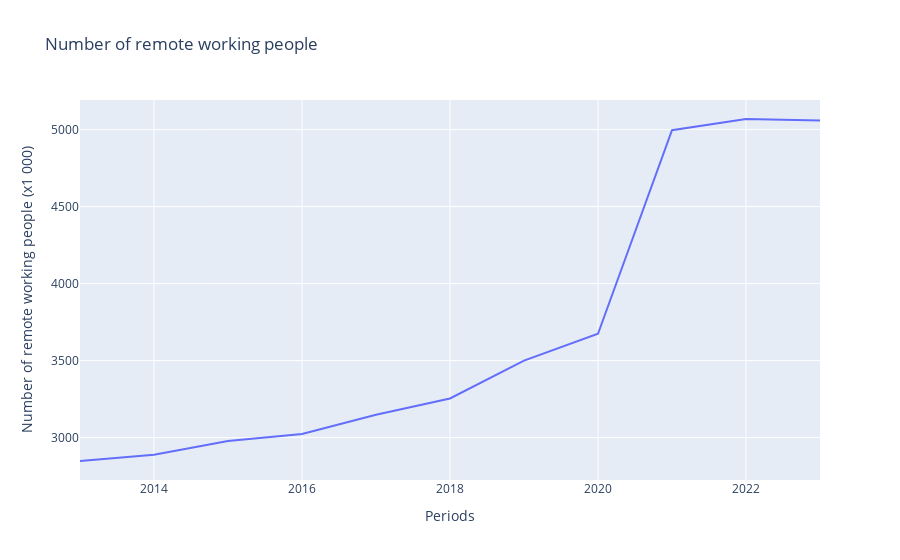

The code cell stored with this chart in its notebook:
### Code cell
import pandas as pd
import chardet
import plotly_express as px

dataset_path_wfh1 = 'Data/Werkzame_beroepsbevolking__thuiswerken_04102024_193141.csv'
dataset_path_wfh2 = 'Data/Werkzame_beroepsbevolking__thuiswerken_07102024_101921.csv'

df_wfh1 = pd.read_csv(dataset_path_wfh1,delimiter=";",encoding="UTF-8-SIG")
df_wfh2 = pd.read_csv(dataset_path_wfh2,delimiter=";",encoding="UTF-8-SIG")
df_mat = pd.read_csv('Data/Mobiliteitstrend__per_rit_en_motief_02102024_122208.csv',delimiter=";",encoding="UTF-8-SIG")

df_wfh2.rename(columns={'Positie in de werkkring': 'Positie werkkring'}, inplace=True)
df_wfh2.rename(columns={'Thuiswerken': 'Thuiswerker'}, inplace=True)

columns = list(df_wfh2.columns)
columns.insert(1, columns.pop(columns.index('Thuiswerker')))
df_wfh2 = df_wfh2[columns]  

df_merged = pd.concat([df_wfh1,df_wfh2])

thuiswerker_mapping = {
    'Thuiswerker die gewoonlijk thuis werkt': 'Meestal thuiswerken',
    'Thuiswerker, incidenteel op vaste dagen': 'Soms thuiswerken',
    'Thuiswerker, incidenteel geen vaste dag': 'Soms thuiswerken',
    'Geen thuiswerker': 'Niet thuiswerken'
}

df_merged['Thuiswerker'] = df_merged['Thuiswerker'].replace(thuiswerker_mapping)

df_filtered = df_merged[
    (df_merged['Positie werkkring'] == 'Totaal') &
    (df_merged['Persoonskenmerken'] == 'Totaal personen') &
    (~df_merged['Thuiswerker'].isin(["Thuiswerker","Totaal","Meestal of soms thuiswerken","Thuiswerker die incidenteel thuis werkt"]))
]


df_filtered1 = df_wfh1[(df_wfh1['Thuiswerker'] == "Thuiswerker")&(df_wfh1['Positie werkkring'] == 'Totaal')&(df_wfh1['Persoonskenmerken'] == 'Totaal personen')]
df_filtered2 = df_wfh2[(df_wfh2['Thuiswerker'] == "Meestal of soms thuiswerken")&(df_wfh2['Positie werkkring'] == 'Totaal')&(df_wfh2['Persoonskenmerken'] == 'Totaal personen')]

df_wfh_line = pd.concat([df_filtered1,df_filtered2])


px.line(df_wfh_line,
        x="Perioden",
        y="Werkzame beroepsbevolking (x 1 000)",
        title = "Number of remote working people",
        labels={"Perioden": "Periods", "Werkzame beroepsbevolking (x 1 000)": "Number of remote working people (x1 000)"})

### Figure 1 — Plotly figure (JSON) as saved in the notebook; plotly's stock layout.template omitted (floating-point values rounded to 4 significant figures)
{"data": [{"hovertemplate": "Periods=%{x}<br>Number of remote working people (x1 000)=%{y}<extra></extra>", "legendgroup": "", "line": {"color": "#636efa", "dash": "solid"}, "marker": {"symbol": "circle"}, "mode": "lines", "name": "", "orientation": "v", "showlegend": false, "type": "scatter", "x": [2013, 2014, 2015, 2016, 2017, 2018, 2019, 2020, 2021, 2022, 2023], "xaxis": "x", "y": [2848, 2889, 2978, 3023, 3148, 3254, 3500, 3674, 4996, 5069, 5059], "yaxis": "y"}], "layout": {"legend": {"tracegroupgap": 0}, "title": {"text": "Number of remote working people"}, "xaxis": {"anchor": "y", "domain": [0, 1], "title": {"text": "Periods"}}, "yaxis": {"anchor": "x", "domain": [0, 1], "title": {"text": "Number of remote working people (x1 000)"}}}}
